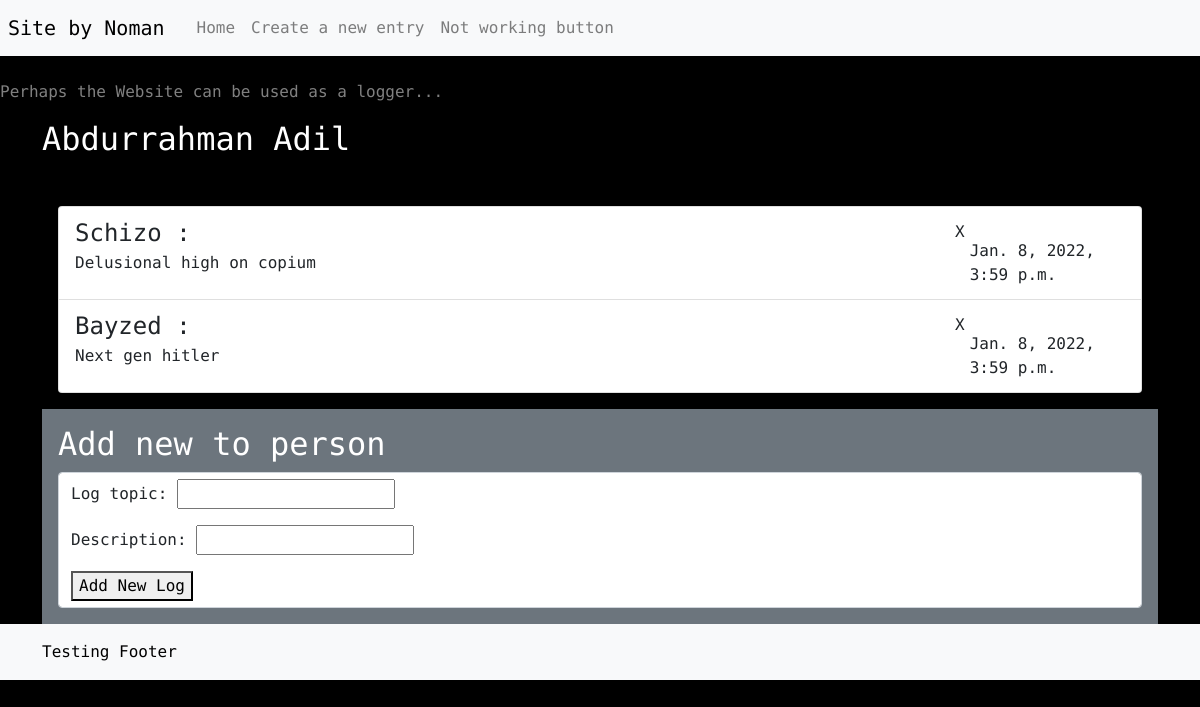
/list/20, run on the app's committed database.
### main/models.py (models this page shows, shortened)
class Person(models.Model):
    first_name = models.CharField(max_length=40)
    last_name = models.CharField(max_length=40)
    def __str__(self):
        return self.first_name + " " + self.last_name

class FavoriteSubject(models.Model):
    person = models.ForeignKey(Person, on_delete=models.CASCADE)
    subject = models.CharField(max_length=40)
    reason = models.CharField(max_length=300)
    date_created = models.DateTimeField(default=datetime.datetime.now)

### main/views.py (the view)
# urls.py: path("list/<int:id>", views.list,name="list"), path("create/", views.create,name="create"),
def list(request,id):
    ls = Person.objects.get(id=id)
    if(request.method == "POST" and "save" in request.POST):
        form = AddSubjectToPerson(request.POST)
        if (form.is_valid()):
            sub = form.cleaned_data["subject"]
            reason = form.cleaned_data["reason"]
            ls.favoritesubject_set.create(subject=sub,reason=reason)
            ls.save()
    else:
        form = AddSubjectToPerson()
    response = render(request,"main/list.html",{"ls":ls,"form":form})
    return response

### main/forms.py
class AddSubjectToPerson(forms.Form):
    subject = forms.CharField(label="Log topic",max_length=30)
    reason = forms.CharField(label="Description",max_length=200)

### main/templates/main/list.html (shortened to what this page needs)
{% extends 'main/base.html'%}
{% block mainBody %}
<h2>{{ls}}</h2><br>
<ul class="list-group m-3">
    {%for item in ls.favoritesubject_set.all%}
    <li class="list-group-item d-inline-flex justify-content-between container">
        <p class="gx-3 col-8"><span class="fs-4 ">{{item.subject}} :</span> <br> {{item.reason}}</p>
        <p class="text-dark-50 col-2 float-end fs-6">
        <form method="post">{%csrf_token%}<button type="input" name="deletor" class="btn btn-primary-s p-1" formaction="/list/{{ls.id}}/delete/{{item.id}}" id="{{item.id}}">X</button></form><br>{{item.date_created}}</p>
    </li>
    {%endfor%}
</ul>
<div class="container bg-secondary p-3">
    <h2 class="text-white:">Add new to person</h2>
    <form method="post" action="#" class="form-control form-md-inline bg-secondary-50">
        {{form.as_p}}
        <button type="submit" name="save">Add New Log</button>
    </form>
</div>
{% endblock%}

### main/templates/main/base.html (style rules this page uses)
body { font-family: 'Fira Mono', monospace; background-color:black;color:rgb(255, 255, 255) }

### data on the page
Person: first_name+last_name "Abdurrahman Adil"
FavoriteSubject: subject "Schizo", reason "Delusional high on copium", date_created "Jan. 8, 2022, 3:59 p.m."
FavoriteSubject: subject "Bayzed", reason "Next gen hitler", date_created "Jan. 8, 2022, 3:59 p.m."
